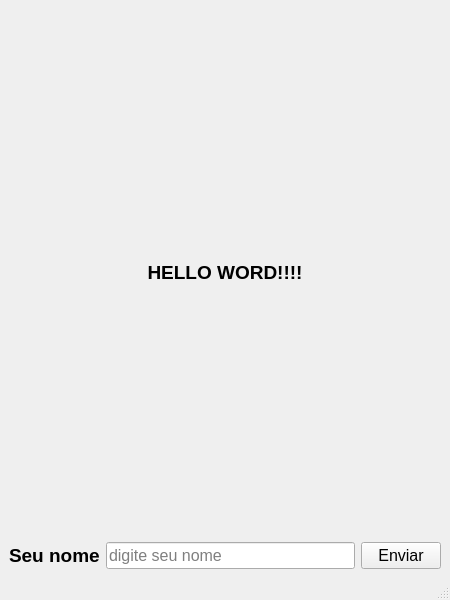
<?xml version="1.0" encoding="UTF-8"?>
<ui version="4.0">
 <class>MainWindow</class>
 <widget class="QMainWindow" name="MainWindow">
  <property name="enabled">
   <bool>true</bool>
  </property>
  <property name="geometry">
   <rect>
    <x>0</x>
    <y>0</y>
    <width>450</width>
    <height>600</height>
   </rect>
  </property>
  <property name="windowTitle">
   <string>MainWindow</string>
  </property>
  <widget class="QWidget" name="centralwidget">
   <layout class="QHBoxLayout" name="horizontalLayout">
    <item>
     <layout class="QGridLayout" name="gridLayout">
      <item row="0" column="0">
       <widget class="QLabel" name="labelResult">
        <property name="enabled">
         <bool>true</bool>
        </property>
        <property name="font">
         <font>
          <pointsize>14</pointsize>
          <weight>75</weight>
          <bold>true</bold>
         </font>
        </property>
        <property name="text">
         <string>HELLO WORD!!!!</string>
        </property>
        <property name="alignment">
         <set>Qt::AlignCenter</set>
        </property>
       </widget>
      </item>
      <item row="1" column="0">
       <layout class="QGridLayout" name="gridLayout_2">
        <item row="1" column="1">
         <widget class="QLineEdit" name="lineEdit">
          <property name="font">
           <font>
            <pointsize>12</pointsize>
           </font>
          </property>
          <property name="placeholderText">
           <string notr="true">digite seu nome</string>
          </property>
         </widget>
        </item>
        <item row="1" column="0">
         <widget class="QLabel" name="label">
          <property name="font">
           <font>
            <pointsize>14</pointsize>
            <weight>75</weight>
            <bold>true</bold>
           </font>
          </property>
          <property name="text">
           <string>Seu nome</string>
          </property>
         </widget>
        </item>
        <item row="1" column="2">
         <widget class="QPushButton" name="pushButton">
          <property name="font">
           <font>
            <pointsize>12</pointsize>
           </font>
          </property>
          <property name="text">
           <string>Enviar</string>
          </property>
         </widget>
        </item>
       </layout>
      </item>
     </layout>
    </item>
   </layout>
  </widget>
  <widget class="QMenuBar" name="menubar">
   <property name="geometry">
    <rect>
     <x>0</x>
     <y>0</y>
     <width>450</width>
     <height>21</height>
    </rect>
   </property>
  </widget>
  <widget class="QStatusBar" name="statusbar"/>
 </widget>
 <resources/>
 <connections/>
</ui>
